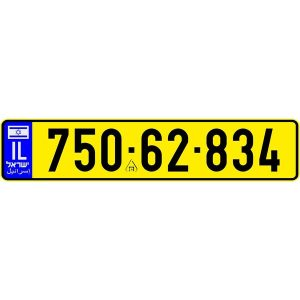
//> input picture images/carimg/plate1.jpg, 300 x 300 px
$ ./reader   (built with g++ and OpenCV 4)
//> lines starting //> are read from the running program, lines starting //| are printed output that depends on the picture; after the words box and inside, x2 and y2 are one past the last pixel; in counts of white or black regions, pixels touching at a corner belong together
#include <opencv2/opencv.hpp>
#include <stdio.h>
#include <stdbool.h>
#include <vector>
#define N 8
cv::Mat findPlate(const cv::Mat& img);
void getDigits(const cv::Mat& plateImg, int arr[N]);
std::vector<std::vector<cv::Point>> sortContoursByX(const std::vector<std::vector<cv::Point>>& contours);
bool isDigit(cv::Mat plate, std::vector<cv::Point> object);

//MAIN
int main() {

	cv::Mat img = cv::imread("images/carimg/plate1.jpg");
//> img is the input picture: 300 rows x 300 cols, CV_8UC3; mean B, G, R 208.9, 233.3, 235.2
	cv::Mat plate = findPlate(img);

	cv::imshow("plate", plate);
	cv::waitKey(0);

	int digits[N] = { 0 };
	getDigits(plate, digits);
	printf("\n");
	for (int i = 0; i < N; i++) {
		printf("  %d", digits[i]);
	}

	return 0;
}

// FIND YELLOW AREA - PLATE
cv::Mat findPlate(const cv::Mat& img){

	cv::Mat hsv, mask;
	cv::cvtColor(img, hsv, cv::COLOR_BGR2HSV);
//> hsv: 300 rows x 300 cols, CV_8UC3; mean H, S, V 13.5, 47.7, 238.1

	cv::Scalar low(20, 100, 100);
	cv::Scalar high(40, 255, 255);
	cv::inRange(hsv, low, high, mask);
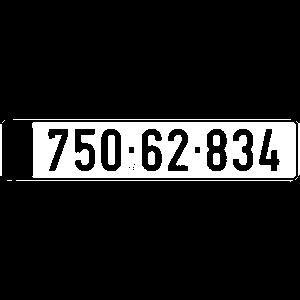
//> mask: 300 rows x 300 cols, CV_8UC1; 12.8% white; 12 white regions (3 under 20 px)

	std::vector<std::vector<cv::Point>> contours;
	cv::findContours(mask, contours, cv::RETR_EXTERNAL, cv::CHAIN_APPROX_SIMPLE);
//> contours = 8 contours, 5 with area under 20; largest, box (x1, y1, x2, y2) and area: (32, 122, 296, 178) 14412, (296, 121, 300, 176) 52, (0, 124, 2, 176) 51

	cv::Rect plateRect;
	int maxArea = 0;
	for (int i = 0; i < contours.size(); i++) {
		cv::Rect rect = cv::boundingRect(contours[i]);
		int area = rect.width * rect.height;
		if (area > maxArea) {
			maxArea = area;
			plateRect = rect;
		}
	}
//> this loop made 8 passes
//> (area, maxArea, plateRect) on passes 1, 5: (554, 554, Rect(16, 180, 277, 2)), (14784, 14784, Rect(32, 122, 264, 56))
//> (rect, area) on passes 4, 6, 8: (Rect(0, 124, 2, 52), 104), (Rect(296, 121, 4, 55), 220), (Rect(13, 119, 278, 1), 278)
//> after the loop, maxArea = 14784
	cv::Mat plate = img(plateRect).clone();
	return plate;
}


//FIND THE DIGITS ANT PUT THEM INTO AN ARRAY
void getDigits(const cv::Mat& plateImg, int arr[N]) {

  cv::Mat digits[10];

	digits[0] = cv::imread("images/digimg/0.jpg");
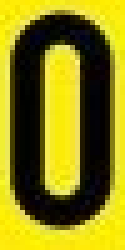
//> input picture images/digimg/0.jpg, 25 x 50 px (shown 5 times larger)
//> digits[0] is the input picture: 50 rows x 25 cols, CV_8UC3; mean B, G, R 22.4, 130.4, 138.1
	digits[1] = cv::imread("images/digimg/1.jpg");
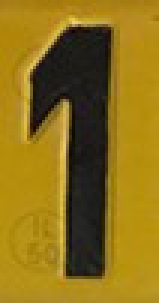
//> input picture images/digimg/1.jpg, 53 x 101 px (shown 3 times larger)
//> digits[1] is the input picture: 101 rows x 53 cols, CV_8UC3; mean B, G, R 24.4, 112.4, 140.7
	digits[2] = cv::imread("images/digimg/2.jpg");
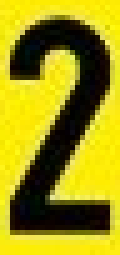
//> input picture images/digimg/2.jpg, 24 x 51 px (shown 5 times larger)
//> digits[2] is the input picture: 51 rows x 24 cols, CV_8UC3; mean B, G, R 20.5, 147.9, 157.1
	digits[3] = cv::imread("images/digimg/3.jpg");
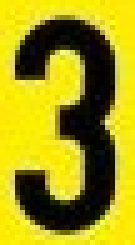
//> input picture images/digimg/3.jpg, 27 x 49 px (shown 5 times larger)
//> digits[3] is the input picture: 49 rows x 27 cols, CV_8UC3; mean B, G, R 21.2, 153.5, 162.7
	digits[4] = cv::imread("images/digimg/4.jpg");
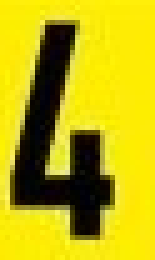
//> input picture images/digimg/4.jpg, 31 x 52 px (shown 5 times larger)
//> digits[4] is the input picture: 52 rows x 31 cols, CV_8UC3; mean B, G, R 14.9, 176.2, 188.2
	digits[5] = cv::imread("images/digimg/5.jpg");
//> 5.jpg cannot be read in this run, so this picture is empty
	digits[6] = cv::imread("images/digimg/6.jpg");
//> 6.jpg cannot be read in this run, so this picture is empty
	digits[7] = cv::imread("images/digimg/7.jpg");
//> 7.jpg cannot be read in this run, so this picture is empty
	digits[8] = cv::imread("images/digimg/8.jpg");
//> 8.jpg cannot be read in this run, so this picture is empty
	digits[9] = cv::imread("images/digimg/9.jpg");
//> 9.jpg cannot be read in this run, so this picture is empty

	cv::Mat gray1, bw1;
	std::vector<std::vector<cv::Point>> digitContours[10];

	for (int i = 0; i < 10; i++) {
//> (the run ends here: the program stops with an error, at `cv::cvtColor(digits[i], gray1, cv::COLOR_BGR2GRAY);`)
